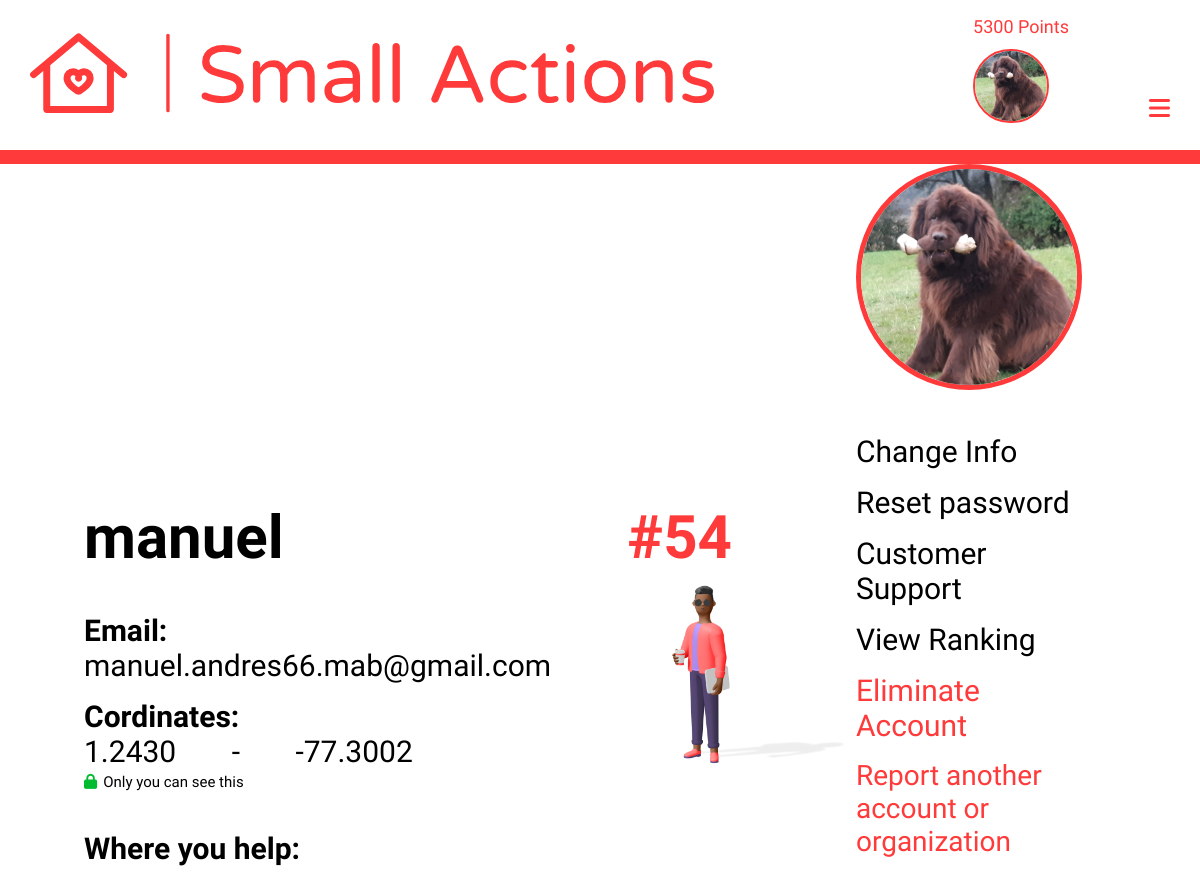
Page /account/ (signed in) on the earlier database version.
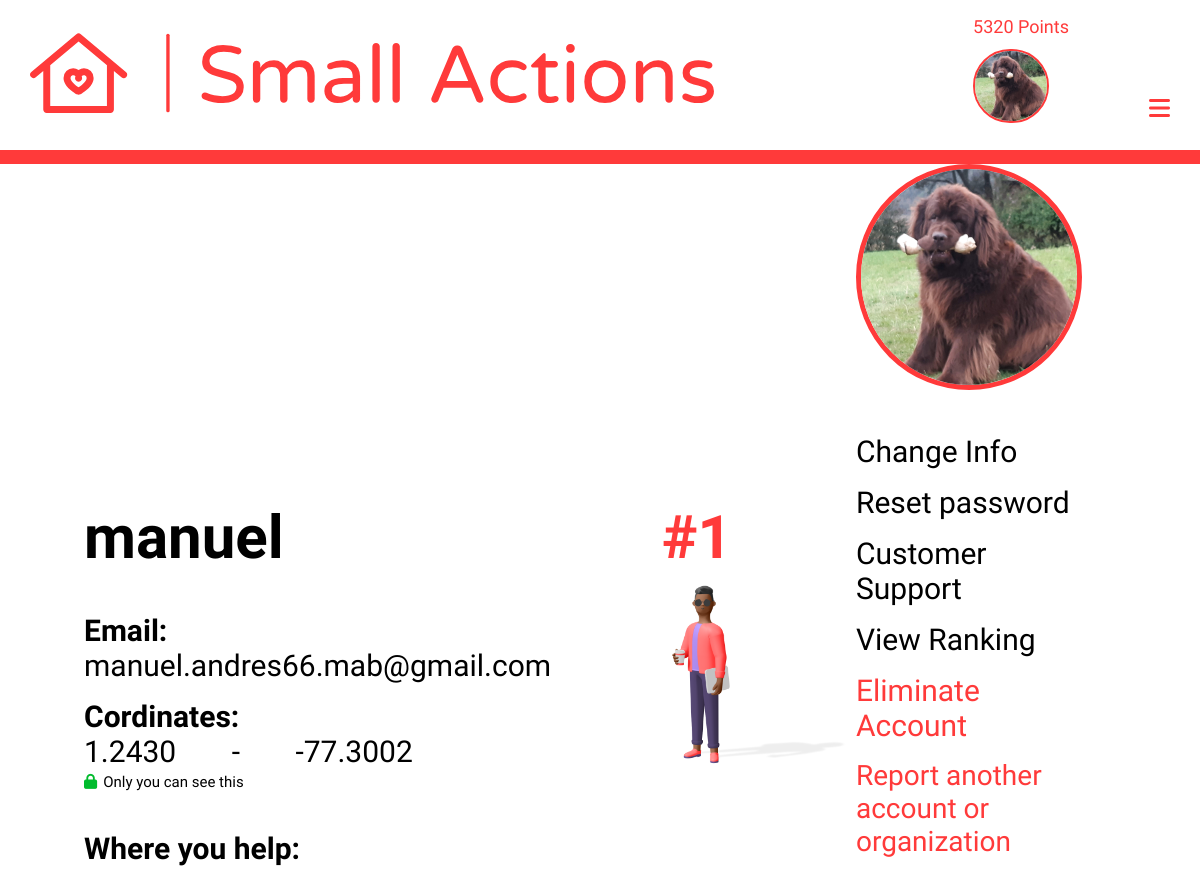
Same page on the later database version.
### login/models.py (models this page shows)
class User(AbstractUser):
    points = models.PositiveIntegerField(default=0)
    photo = models.ImageField(upload_to="people", null=True, blank=True)
    latitude = models.DecimalField(max_digits=6, decimal_places=4, null=True, blank=True)
    longitude = models.DecimalField(max_digits=7, decimal_places=4, null=True, blank=True)
    visited = models.ManyToManyField(Help, related_name="persons_visited", null=True, blank=True)

### login/views.py (the view)
# urls.py: path('', views.account, name='account'),
@login_required(login_url='/account/login')
def account(request):
    user = User.objects.get(username=request.user)
    index = list(User.objects.order_by('-points')).index(user) + 1
    ctx = {'user' : user, 'index' : index}
    return render(request, 'login/account.html', ctx)

### templates/login/account.html (shortened to what this page needs)
<!DOCTYPE html>
{% load static %}
<html lang="en">
    <head>
        <link href='https://api.mapbox.com/mapbox-gl-js/v1.12.0/mapbox-gl.css' rel='stylesheet' />
        <link href="{% static 'login/css/account.css' %}" rel="stylesheet">
    </head>
    {% include 'maps/nav.html' %}
    <body>
        <div id='info'>
            <div>
                <h1>{{user.username}}</h1>
                <a href="{% url 'ranking' %}"><h2>#{{index}}</h2></a>
            </div>
            <div id="info_info">
                <div>
                    <h3>Email:</h3>
                    <h4>{{user.email}}</h4>
                </div>
                <div>
                    <h5 id="coordinates_title">Cordinates:</h5>
                    <h5><span id="latitude">{{user.latitude}}</span> <span>-</span> <span id="longitude">{{user.longitude}}</span></h5>
                    <p id="security"><i class="fas fa-lock"></i>Only you can see this</p>
                </div>
            </div>
            <img src="{% static 'login/images/account.png' %}" alt='person' id="person">
            <div>
                <h6 id="where">Where you help:</h6>
                <div id="map"></div>
            </div>
        </div>
        <div id="links">
            {% if request.user.photo %}
                <img src="{{request.user.photo.url}}" alt="account" id="account_photo">
            {% else %}
                <img src="{% static 'maps/images/logo_small_icon_only_inverted.png' %}" alt="account" id="account_prede">
            {% endif %}
            <div id="links_links">
                <a>Change Info</a>
                <a>Reset password</a>
                <a>Customer Support</a>
                <a href="{% url 'ranking' %}">View Ranking</a>
                <a class="danger">Eliminate Account</a>
                <a id="report" class="danger">Report another account or organization</a>
            </div>
        </div>
    </body>
</html>

### templates/maps/nav.html (shortened to what this page needs)
{% load static %}
<head>
    <link rel="stylesheet" href="{% static 'maps/css/nav.css' %}">
</head>
<body>
    <div id="all_bar">
        <div id="superior">
            <img src="{% static 'maps/images/logo.svg' %}" id="principal_logo" alt="logo">
            <div id="rigth_superior">
                {% if request.user.is_authenticated %}
                    <h6>{{request.user.points}} Points</h6>
                    {% if request.user.photo %}
                        <a href="{% url 'account' %}"><img src="{{request.user.photo.url}}" alt="account" id="porfile_photo_nav"></a>
                    {% else %}
                        <a href="{% url 'account' %}"><img src="{% static 'maps/images/logo_small_icon_only_inverted.png' %}" alt="account"></a>
                    {% endif %}
                {% else %}
                    <a href="{% url 'login' %}"><img src="{% static 'maps/images/logo_small_icon_only_inverted.png' %}" alt="account"></a>
                {% endif %}
                <i class="fas fa-bars" id="bars"></i>
            </div>
        </div>
        <div id="inferior">
        </div>
    </div>
</body>

### static/login/css/account.css (style rules this page uses)
#info { margin-top: 4vh; margin-left: 7vw; width: 64vw; display: inline-block; }
#info_info { width: 60%; display: inline-block; }
h1, h2 { font-size: 60px; font-weight: 600; display: inline-block; }
h2 { float: right; margin-right: 10vw; color: #ff3a3a; }
h3, #coordinates_title, #where { font-size: 30px; font-weight: 800; margin-top: 2vh; }
h3 { margin-top: 5vh; }
h4, h5 { font-size: 30px; font-weight: 300; }
h5 span { margin-right: 4vw; }
#security { margin-top: .5vh; font-size: 15px; }
#security i { margin-right: .5vw; color: #00bb2d; }
#person { width: 15vw; float: right; margin-top: 1.5vh; }
#where { margin-top: 5vh; margin-bottom: 2vh; }
#map { width: 54vw; height: 35vh; }
#links { display: inline-block; width: 18vw; }
#account_photo, #account_prede { width: 100%; height: 18vw; object-fit: cover; }
#account_photo { border: 5px solid #ff3a3a; border-radius: 100%; }
#links_links { margin-top: 6vh; position: relative; bottom: 1vh; }
#links_links a { margin-top: 2vh; font-size: 30px; font-weight: 300; display: block; width: 100%; text-decoration: none; color: #000; }
#links_links #report { font-size: 28px; }
#links_links .danger { color: #ff3a3a; }

### static/maps/css/nav.css (style rules this page uses)
* { margin: 0; padding: 0; outline: none; font-family: 'Sora', sans-serif; }
#all_bar { margin-top: 1vh; }
#principal_logo { width: 27vw; margin-left: 2vw; }
#rigth_superior { float: right; }
#rigth_superior h6 { font-family: 'Sora', sans-serif; font-size: 45px; color: #ff3a3a; font-weight: normal; display: inline-block; position: relative; bottom: 2vh; margin-right: 2vw; }
#rigth_superior img { width: 3.7vw; display: inline-block; margin-right: 2vw; }
#inferior { background-color: #ff3a3a; margin-top: 2vh; height: 2.5vh; padding-top: 0.3vh; transition: height 1s; }
#bars { display: none; }
#porfile_photo_nav { height: calc(3.7vw - 3px); object-fit: cover; object-position: center; border-radius: 100px; border: 3px solid #ff3a3a; }
@media screen and (max-width: 1300px) { #all_bar { margin-top: 2vh; } }
@media screen and (max-width: 1300px) { #principal_logo { width: 57vw; margin-left: 2.5vw; margin-top: 2vh; } }
@media screen and (max-width: 1300px) { #rigth_superior { margin-right: 2.5vw; } }
@media screen and (max-width: 1300px) { #rigth_superior h6 { position: static; display: block; font-size: 18px; } }
@media screen and (max-width: 1300px) { #rigth_superior img { width: 6vw; margin: 0; margin-top: 1.5vh; margin-right: 8vw; } }
@media screen and (max-width: 1300px) { #porfile_photo_nav { height: calc(6vw - 2px); border-width: 2px; } }
@media screen and (max-width: 1300px) { #bars { display: inline-block; font-size: 3vh; color: #ff3a3a; position: relative; bottom: .7vh; text-align: right; } }
@media screen and (max-width: 1300px) { #inferior { margin-top: 4vh; height: 1.5vh; z-index: 100; } }

Differences in the rows shown:
changed User "manuel": user.points "5300" → "5320"
Other differences:
{{ index }}: "54" → "1"
